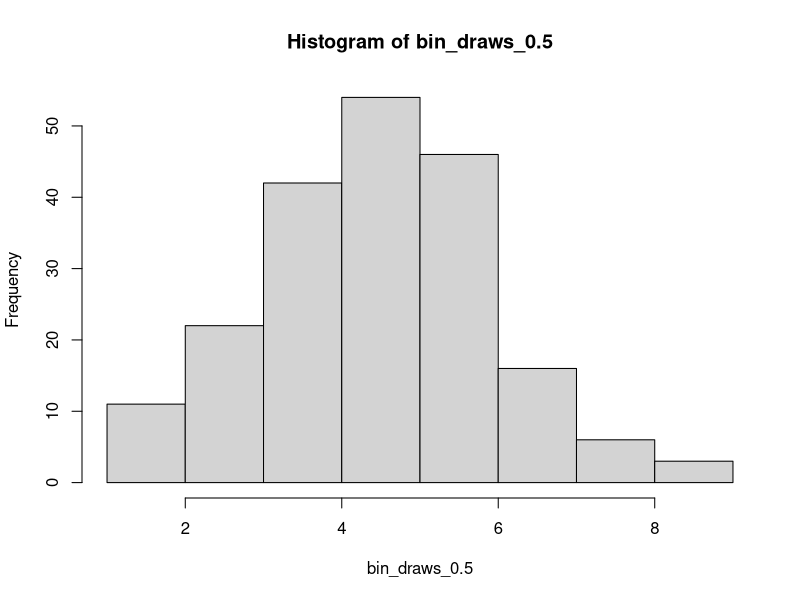
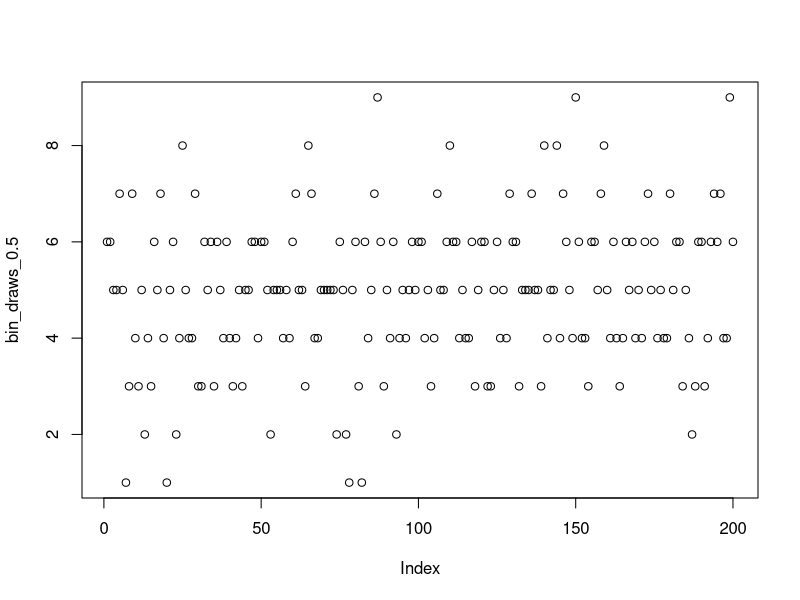
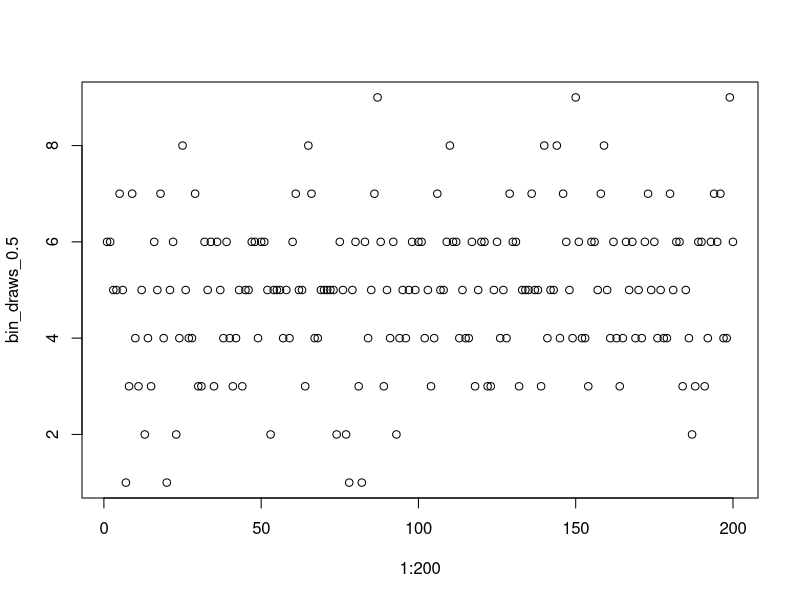
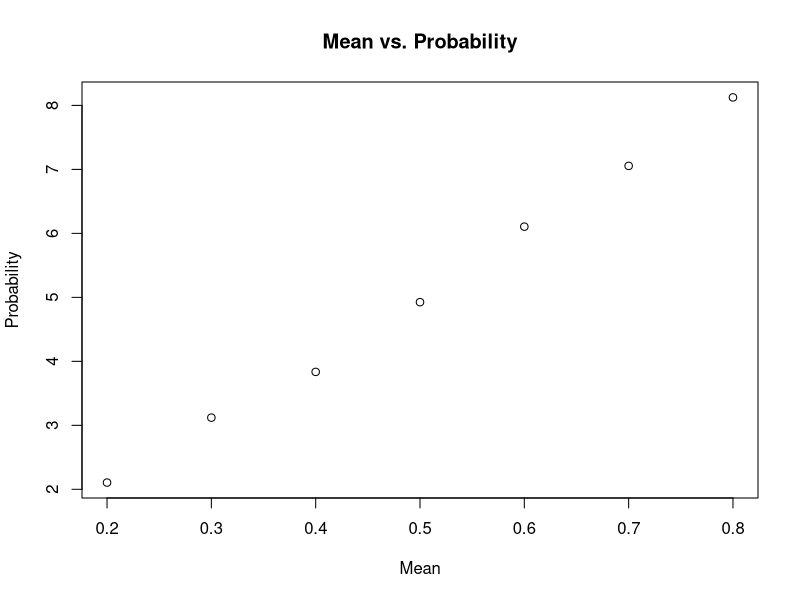
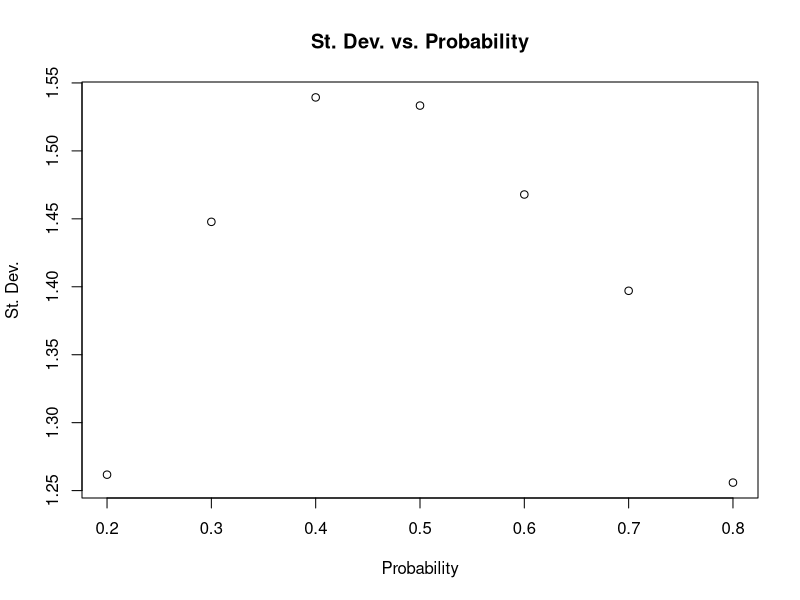
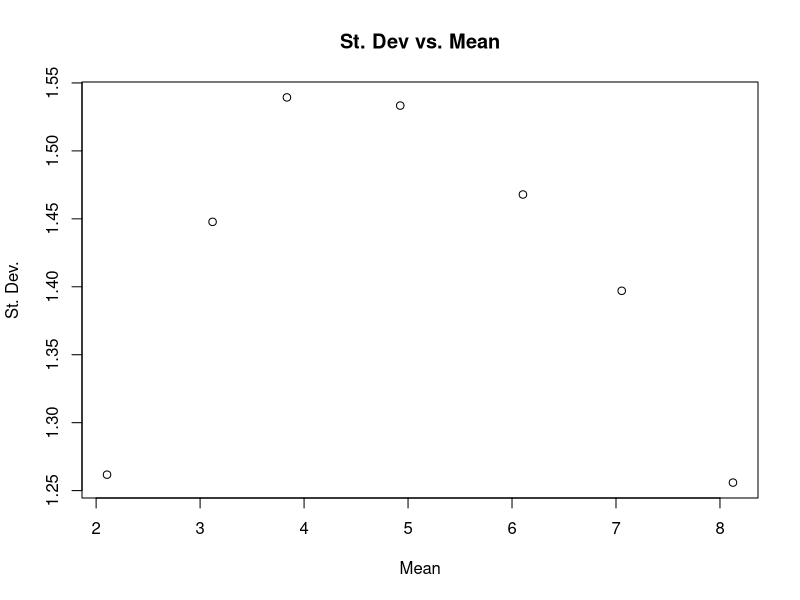
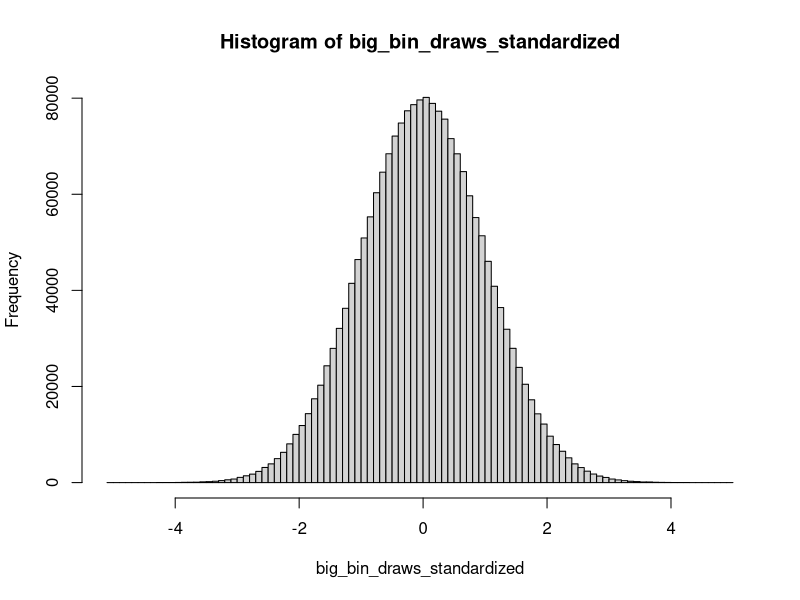

Write R code to recreate these figures, in order. (Note: this script raises an error after producing the figures.)
## ---- chunk 1
knitr::opts_chunk$set(echo = FALSE,
                      comment = NA)
## For reproducibility --- don't change this!
set.seed(09102018)
## ---- chunk 2
bin_draws_0.5 <- rbinom(n=200, size = 10, prob = 0.5)
cat("First 10 elements:", bin_draws_0.5[1:10])
cat("All but first 175 elements", tail(bin_draws_0.5,24))
## ---- chunk 3
bin_draws_0.5[1] + bin_draws_0.5[7]

if(bin_draws_0.5[2] > bin_draws_0.5[5]){
  "Second element is larger."
} else if (bin_draws_0.5[2] < bin_draws_0.5[5]){
  "Fifth element is larger."
} else{
  "Second and fifth element are equal"
}

element_index <- c()
for(index in 1:length(bin_draws_0.5)){
  if(bin_draws_0.5[index] == 5) {
    element_index <- c(element_index, index)
  }
}
element_index
length(element_index)
## ---- chunk 4
mean(bin_draws_0.5)
sd(bin_draws_0.5)
## ---- chunk 5
summary(bin_draws_0.5)
## ---- chunk 6
typeof(bin_draws_0.5)
bin_draws_0.5_char <- as.character(bin_draws_0.5)
typeof(bin_draws_0.5_char)
summary(bin_draws_0.5_char)
## ---- chunk 7
hist(bin_draws_0.5)
## ---- chunk 8
tabulate(bin_draws_0.5)
## ---- chunk 9
plot(bin_draws_0.5)
## ---- chunk 10
plot(1:200, bin_draws_0.5)
## ---- chunk 11
bin_draws_0.2 <- rbinom(n=200, size = 10, prob = 0.2)
cat("bin_draws_0.2\nMean:", mean(bin_draws_0.2), "\nStandard Deviation: ", sd(bin_draws_0.2))

bin_draws_0.3 <- rbinom(n=200, size = 10, prob = 0.3)
cat("bin_draws_0.3\nMean:", mean(bin_draws_0.3), "\nStandard Deviation: ", sd(bin_draws_0.3))

bin_draws_0.4 <- rbinom(n=200, size = 10, prob = 0.4)
cat("bin_draws_0.4\nMean:", mean(bin_draws_0.4), "\nStandard Deviation: ", sd(bin_draws_0.4))

cat("bin_draws_0.5\nMean:", mean(bin_draws_0.5), "\nStandard Deviation: ", sd(bin_draws_0.5))

bin_draws_0.6 <- rbinom(n=200, size = 10, prob = 0.6)
cat("bin_draws_0.6\nMean:", mean(bin_draws_0.6), "\nStandard Deviation: ", sd(bin_draws_0.6))

bin_draws_0.7 <- rbinom(n=200, size = 10, prob = 0.7)
cat("bin_draws_0.7\nMean:", mean(bin_draws_0.7), "\nStandard Deviation: ", sd(bin_draws_0.7))

bin_draws_0.8 <- rbinom(n=200, size = 10, prob = 0.8)
cat("bin_draws_0.8\nMean:", mean(bin_draws_0.8), "\nStandard Deviation: ", sd(bin_draws_0.8))
## ---- chunk 12
bin_means <- c(mean(bin_draws_0.2),mean(bin_draws_0.3),mean(bin_draws_0.4),mean(bin_draws_0.5),mean(bin_draws_0.6),mean(bin_draws_0.7),mean(bin_draws_0.8))
bin_means
## ---- chunk 13
bin_prob <- seq(0.2,0.8,0.1)
plot(bin_prob, bin_means, main = "Mean vs. Probability", xlab = "Mean", ylab = "Probability")

bin_std <- c(sd(bin_draws_0.2),sd(bin_draws_0.3),sd(bin_draws_0.4),sd(bin_draws_0.5),sd(bin_draws_0.6),sd(bin_draws_0.7),sd(bin_draws_0.8))
plot(bin_prob, bin_std, main = "St. Dev. vs. Probability", xlab = "Probability", ylab = "St. Dev.")

plot(bin_means, bin_std, main = "St. Dev vs. Mean", xlab = "Mean", ylab = "St. Dev.")
## ---- chunk 14
bin_matrix <- cbind(bin_draws_0.2, bin_draws_0.3, bin_draws_0.4, bin_draws_0.5, bin_draws_0.6, bin_draws_0.7, bin_draws_0.8)
## ---- chunk 15
bin_matrix[1:3,]
cat("Element at [77,6]:",bin_matrix[77,6])
cat("Max in first column:",max(bin_matrix[,1]))
cat("Max in 2:7:",max(bin_matrix[,2:7]))
## ---- chunk 16
mat_means <- colMeans(bin_matrix)
mat_means
## ---- chunk 17
identical(bin_means, mat_means)
all.equal(bin_means, mat_means)
## ---- chunk 18
mat_row_means <- rowMeans(t(bin_matrix))
mat_row_means
## ---- chunk 19
big_bin_draws <- rbinom(n = 2000000, size = 1000000, prob = 0.5)
## ---- chunk 20
cat("Mean:",mean(big_bin_draws))
cat("St. Deviation:", sd(big_bin_draws))
## ---- chunk 21
big_bin_draws_standardized <- (big_bin_draws-mean(big_bin_draws))/sd(big_bin_draws)
cat("Mean:", mean(big_bin_draws_standardized))
cat("St. Deviation:",sd(big_bin_draws_standardized))
## ---- chunk 22
hist(big_bin_draws_standardized, breaks = 100)
## ---- chunk 23
cat("Proportion:",sum(big_bin_draws_standardized > 1.644854) / length(big_bin_draws_standardized))
## ---- chunk 24
normal_random <- rnorm(2000000)
cat("Probability > 1.644854:",sum(normal_random > 1.644854) / length(normal_random))
## ---- chunk 25
huge_bin_draws <- rbinom(n = 100000000, size = 10000000, prob = 50*10^-8)
## ---- chunk 26
cat("Mean:", mean(huge_bin_draws))
cat("St. Deviation:",sd(huge_bin_draws))
## ---- chunk 27
cat("Median:",median(huge_bin_draws))
## ---- chunk 28
exp(median(log(huge_bin_draws)))
## ---- chunk 29
hist(huge_bin_draws, breaks = 100)
## ---- chunk 30
big_bin_draws_list <- as.list(big_bin_draws)

cat("Class:",class(big_bin_draws_list))
cat("Length:",length(big_bin_draws_list))
cat("1049th Element Equal:",big_bin_draws_list[1049] == big_bin_draws[1049])
## ---- chunk 31
cat("big_bin_draws Storage:",object.size(big_bin_draws) / 1000000)
cat("big_bin_draws_list Storage:",object.size(big_bin_draws_list) / 1000000)
